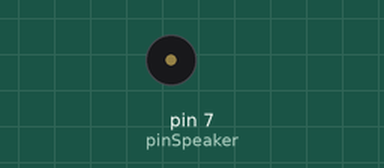
Simulated run of this sketch. Board: Arduino Uno, built with avr-gcc and run on an emulated ATmega328P. On the bench: buzzer (waves = sounding). Random numbers use the default seed unless the sketch sets one.

Above: at 0.1 s.
Timing chart, 0 to 40.0 s (numbered marks = the images above):
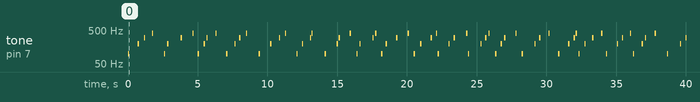

Measured:
- by itself, tone on pin 7 (pinSpeaker): plays 100 Hz for 0.09 s, 200 Hz for 0.09 s, 300 Hz for 0.09 s, 400 Hz for 0.09 s, 100 Hz for 0.09 s, 200 Hz for 0.09 s … (75 notes in this stretch)

The sketch:

delayRandom_08.ino
```cpp
int pinSpeaker = 7;

void setup()
{

}

void loop()
{
  tone(pinSpeaker, 100, 90);
  delay(random(100, 1000));
  tone(pinSpeaker, 200, 90);
  delay(random(100, 1000));
  tone(pinSpeaker, 300, 90);
  delay(random(100, 1000));
  tone(pinSpeaker, 400, 90);
  delay(random(100, 1000));
}
```
